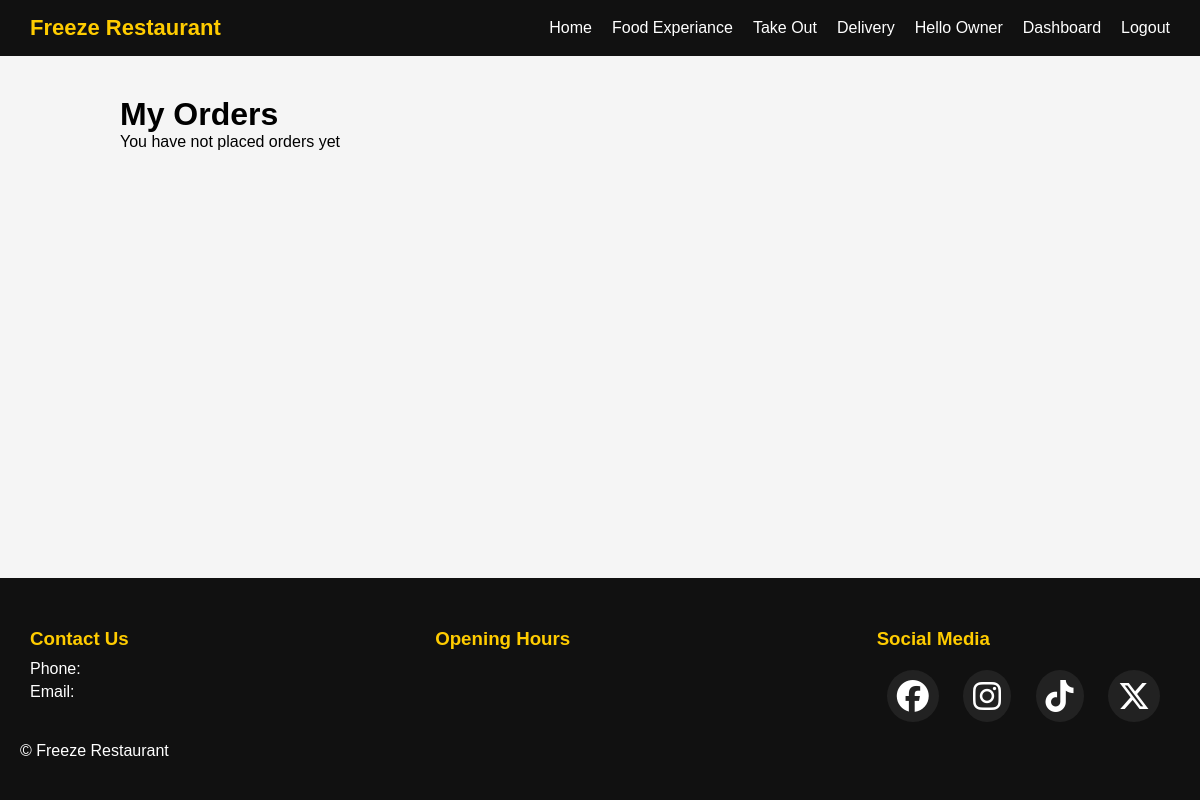
Before: /orders/my-orders/ (signed in) with the older database file.
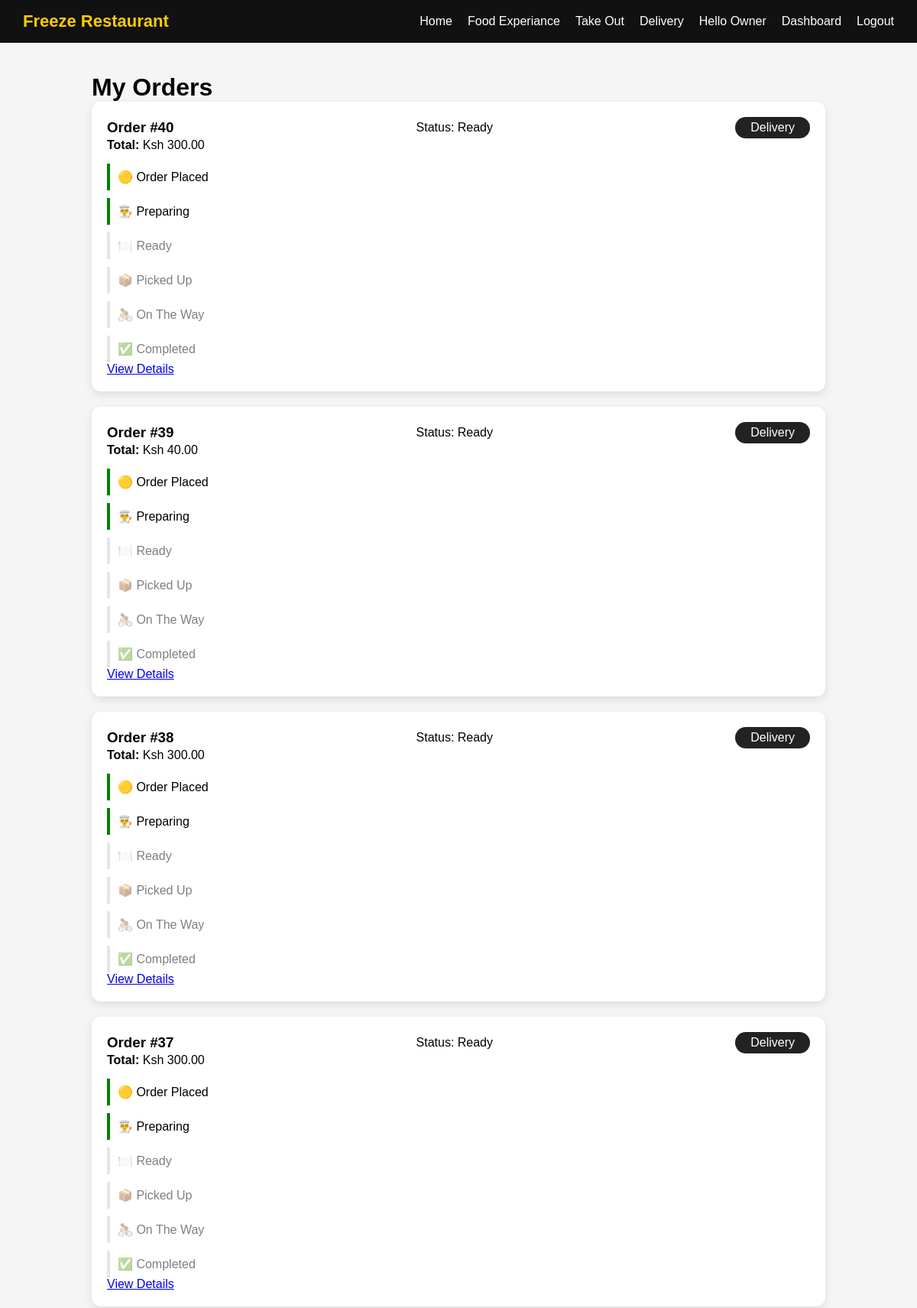
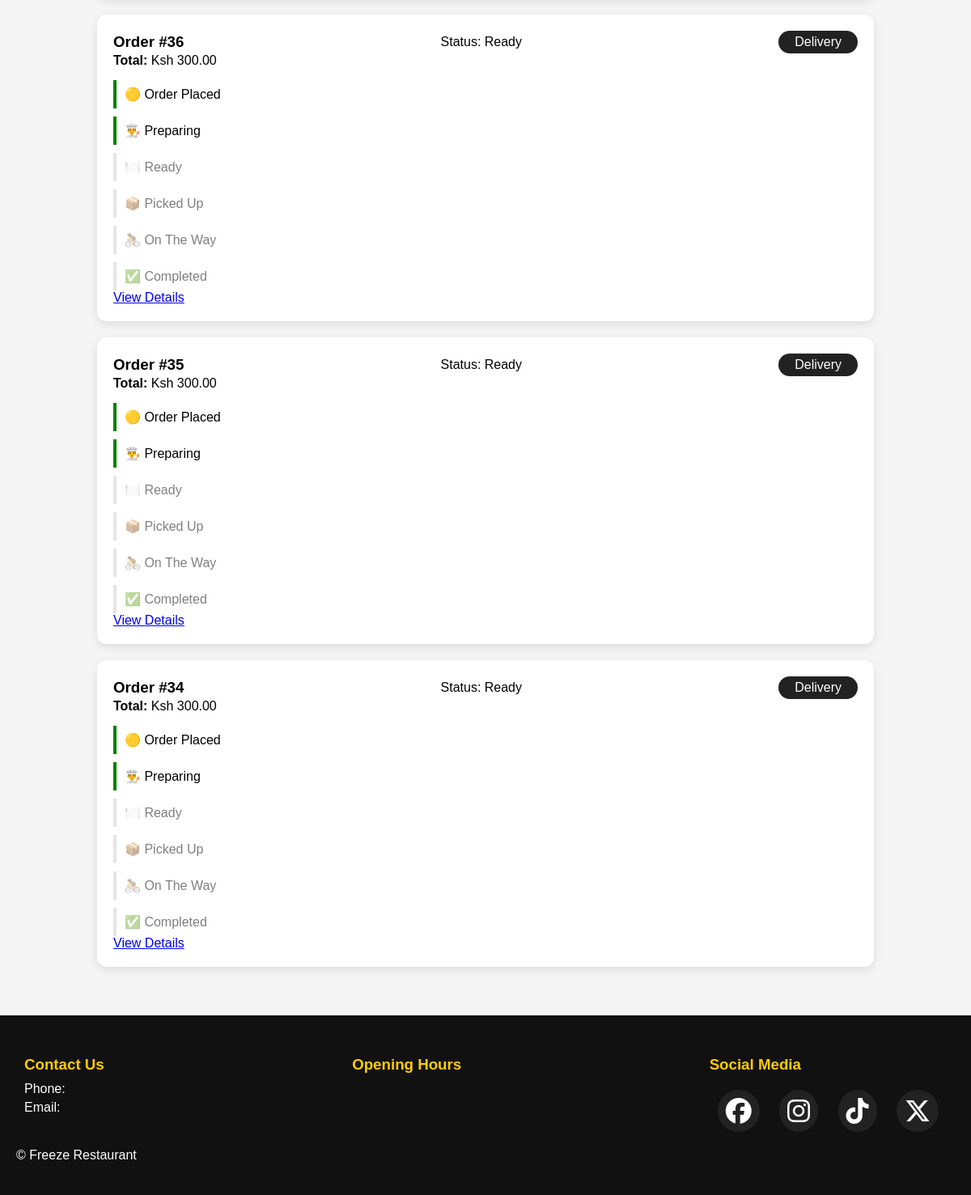
After: the same page with the newer database file (2 pictures, top to bottom).
### orders/models.py (models this page shows, shortened)
class Order(models.Model):
    ORDER_TYPES = [
        ("dine_in", "Dine In"),
        ("takeout", "Takeout"),
        ("delivery", "Delivery"),
    ]
    STATUS_CHOICES = [
        ("pending", "Pending"),
        ("accepted", "Accepted"),
        ("preparing", "Preparing"),
        ("ready", "Ready"),
        ("picked_up", "Picked Up"),
        ("on_the_way", "On the Way"),
        ("delivered", "Delivered"),
        ("completed", "Completed"),
        ("cancelled", "Cancelled"),
        ("unable_to_proceed", "Unable To Proceed"),
    ]
    user = models.ForeignKey(
        settings.AUTH_USER_MODEL,
        on_delete=models.CASCADE
    )
    order_type = models.CharField(
        max_length=20,
        choices=ORDER_TYPES,
        default="takeout"
    )
    status = models.CharField(max_length=20, choices=STATUS_CHOICES, default="pending")
    pickup_time = models.DateTimeField(null=True, blank=True)
    full_name = models.CharField(
        max_length=200,
        blank=True,
        null=True
    )
    phone = models.CharField(
        max_length=20,
        blank=True,
        null=True
    )
    area = models.CharField(max_length=100, blank=True, null=True)
    house_name= models.CharField(max_length=100, blank=True, null=True)
    plot_number = models.CharField(max_length=50, blank=True, null=True)
    delivery_notes = models.TextField(
        blank=True,
        null=True
    )
    zone = models.ForeignKey(
        "DeliveryZone",
        on_delete=models.SET_NULL,
        null=True,
        blank=True,
    )
    assigned_staff = models.ForeignKey(
    "DeliveryStaff",
    on_delete=models.SET_NULL,
    null=True,
    blank=True
    )
    subtotal = models.DecimalField(
        max_digits=10,
        decimal_places=2,
        default=0
    )
    delivery_fee = models.DecimalField(
        max_digits=10,
        decimal_places=2,
        default=0
    )
    total_price = models.DecimalField(max_digits=10, decimal_places=2, default=0)
    created_at = models.DateTimeField(auto_now_add=True)

### orders/views.py (the view)
# urls.py: path('my-orders/', views.my_orders, name="my_orders"),
@login_required
def my_orders(request):
    orders = Order.objects.filter(user=request.user).order_by("-created_at")
    return render(request, "orders/my_orders.html", {
        "orders":orders
    })

### accounts/templatetags/user_tags.py (called while the page is built)
@register.filter
def has_group(user, group_name):
    if not user or not hasattr(user, "groups"):
        return False
    return user.groups.filter(name=group_name).exists()

### templates/orders/my_orders.html (shortened to what this page needs)
{% extends 'base.html' %}
{% load static %}
{% block extra_css %}
<link rel="stylesheet" href="{% static 'orders/my_orders.css' %}">
{% endblock %}
{% block content %}
<div class="orders-container" >
    <h1>My Orders</h1>
    {% for order in orders %}
    <div class="order-card">
        <div class="order-header">
            <h3>Order #{{ order.id }}</h3>
            <p>Status: {{ order.get_status_display }}</p>
             <span class="badge">
                {{ order.get_order_type_display|title }}
            </span>
        </div>
        <p><strong>Total:</strong> Ksh {{ order.total_price }} </p>
        {% if order.status == "cancelled" %}
            <p class="cancelled">Order Cancelled</p>
        {% else %}
        <div class="tracking">
            <div class="step {% if order.status == 'pending' %}active{% elif order.status != 'pending' %}done{% endif %}">
                🟡 Order Placed
            </div>
            <div class="step {% if order.status == 'preparing' %}active{% elif order.status == 'ready' or order.status == 'picked_up' or order.status == 'on_the_way' or order.status == 'delivered' or order.status == 'completed' %}done{% endif %}">
                👨‍🍳 Preparing
            </div>
            <div class="step {% if order.status == 'ready' %}active{% elif order.status == 'picked_up'
                or order.status == 'on_the_way'
                or order.status == 'delivered'
                or order.status == 'completed' %}done{% endif %}">🍽️ Ready</div>
            {% if order.order_type == 'delivery' %}
                <div class="step {% if order.status == 'picked_up' %}active{% elif order.status == 'on_the_way' or order.status == 'delivered' or order.status == 'completed' %}done{% endif %}">
                    📦 Picked Up
                </div>
                <div class="step {% if order.status == 'on_the_way' %}active{% elif order.status == 'delivered' or order.status == 'completed' %}done{% endif %}">
                    🚴 On The Way
                </div>
            {% endif %}
            <div class="step {% if order.status == 'completed' or order.status == 'delivered' %}done{% endif %}">
                ✅ Completed
            </div>
            </div>
        {% endif %}
        <a href="#" class="view-btn">
            View Details
        </a>
    </div>
    {% empty %}
        <p>You have not placed orders yet</p>
    {% endfor %}
</div>
{% endblock %}

Changed rows visible on the page:
added Order: id "40", status "Ready", order_type "Delivery", total_price "300.00", shows "🟡 Order Placed", shows "📦 Picked Up"
added Order: id "39", status "Ready", order_type "Delivery", total_price "40.00", shows "🟡 Order Placed", shows "📦 Picked Up"
added Order: id "38", status "Ready", order_type "Delivery", total_price "300.00", shows "🟡 Order Placed", shows "📦 Picked Up"
added Order: id "37", status "Ready", order_type "Delivery", total_price "300.00", shows "🟡 Order Placed", shows "📦 Picked Up"
added Order: id "36", status "Ready", order_type "Delivery", total_price "300.00", shows "🟡 Order Placed", shows "📦 Picked Up"
added Order: id "35", status "Ready", order_type "Delivery", total_price "300.00", shows "🟡 Order Placed", shows "📦 Picked Up"
added Order: id "34", status "Ready", order_type "Delivery", total_price "300.00", shows "🟡 Order Placed", shows "📦 Picked Up"
Other visible differences:
text no longer shown: "You have not placed orders yet"
